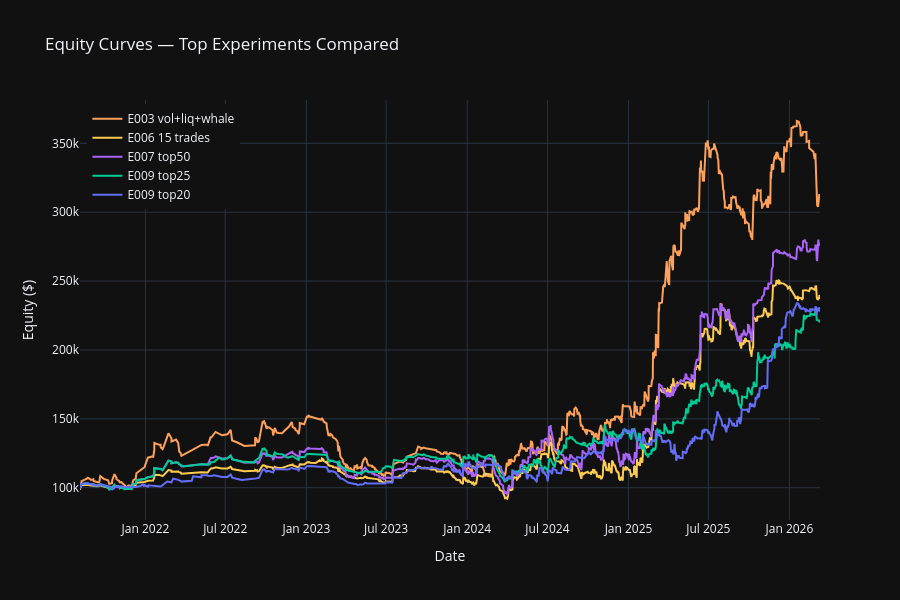

Notebook code cell kept with this figure:
### Code cell
# --- Overlaid Equity Curves ---

fig = go.Figure()

for label, _, color in ARM_CONFIGS:
    ts = all_trades[label].sort_values('close_date').copy()
    ts['cum_profit_abs'] = ts['profit_abs'].cumsum()
    ts['equity'] = STARTING_BALANCE + ts['cum_profit_abs']
    fig.add_trace(go.Scatter(
        x=ts['close_date'],
        y=ts['equity'],
        mode='lines',
        name=label,
        line=dict(color=color, width=2),
    ))

fig.update_layout(
    title='Equity Curves — Top Experiments Compared',
    xaxis_title='Date',
    yaxis_title='Equity ($)',
    template=TEMPLATE,
    height=600,
    legend=dict(yanchor='top', y=0.99, xanchor='left', x=0.01),
)
fig.show()

### Figure 1 — Plotly figure (JSON) as saved in the notebook; plotly's stock layout.template omitted (floating-point values rounded to 4 significant figures; data arrays with more than 128 entries replaced by an {"elided": "..."} marker saying what was removed)
{"data": [{"line": {"color": "#FFA15A", "width": 2}, "mode": "lines", "name": "E003 vol+liq+whale", "type": "scatter", "x": {"elided": "982 str values"}, "y": {"elided": "982 float values"}}, {"line": {"color": "#FECB52", "width": 2}, "mode": "lines", "name": "E006 15 trades", "type": "scatter", "x": {"elided": "1884 str values"}, "y": {"elided": "1884 float values"}}, {"line": {"color": "#AB63FA", "width": 2}, "mode": "lines", "name": "E007 top50", "type": "scatter", "x": {"elided": "1497 str values"}, "y": {"elided": "1497 float values"}}, {"line": {"color": "#00CC96", "width": 2}, "mode": "lines", "name": "E009 top25", "type": "scatter", "x": {"elided": "1088 str values"}, "y": {"elided": "1088 float values"}}, {"line": {"color": "#636EFA", "width": 2}, "mode": "lines", "name": "E009 top20", "type": "scatter", "x": {"elided": "913 str values"}, "y": {"elided": "913 float values"}}], "layout": {"height": 600, "legend": {"x": 0.01, "xanchor": "left", "y": 0.99, "yanchor": "top"}, "title": {"text": "Equity Curves — Top Experiments Compared"}, "xaxis": {"title": {"text": "Date"}}, "yaxis": {"title": {"text": "Equity ($)"}}}}
